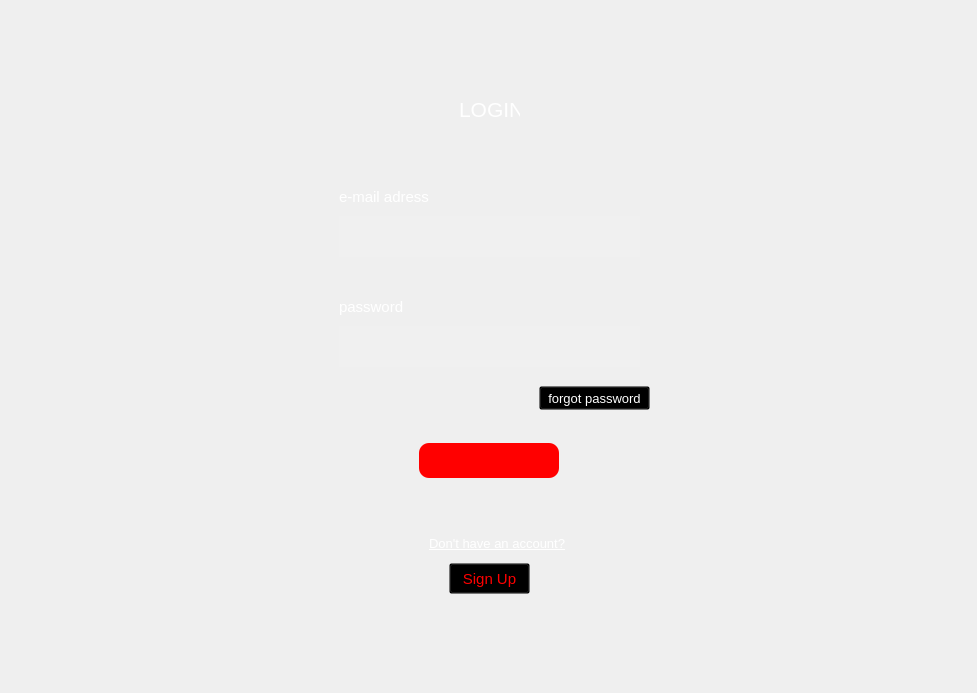
<?xml version="1.0" encoding="UTF-8"?>
<ui version="4.0">
 <class>MainWindow</class>
 <widget class="QMainWindow" name="MainWindow">
  <property name="geometry">
   <rect>
    <x>0</x>
    <y>0</y>
    <width>977</width>
    <height>693</height>
   </rect>
  </property>
  <property name="font">
   <font>
    <pointsize>10</pointsize>
   </font>
  </property>
  <property name="windowTitle">
   <string>MainWindow</string>
  </property>
  <property name="styleSheet">
   <string notr="true">#centralwidget{
	border-image: url(:/arkaplan/1.1.1.jpg);
}</string>
  </property>
  <widget class="QWidget" name="centralwidget">
   <widget class="QWidget" name="bottomMenu" native="true">
    <property name="geometry">
     <rect>
      <x>9</x>
      <y>443</y>
      <width>959</width>
      <height>241</height>
     </rect>
    </property>
    <widget class="QPushButton" name="loginBtn">
     <property name="geometry">
      <rect>
       <x>410</x>
       <y>0</y>
       <width>140</width>
       <height>35</height>
      </rect>
     </property>
     <property name="styleSheet">
      <string notr="true">	border-radius: 10px;
	background-color: rgb(255, 0, 0);</string>
     </property>
     <property name="text">
      <string/>
     </property>
     <property name="icon">
      <iconset resource="../Proje/assets/buttonicon.qrc">
       <normaloff>:/yeniÖnek/icons/icons8-dumbbell-64.png</normaloff>:/yeniÖnek/icons/icons8-dumbbell-64.png</iconset>
     </property>
     <property name="iconSize">
      <size>
       <width>40</width>
       <height>40</height>
      </size>
     </property>
    </widget>
    <widget class="QPushButton" name="signupBtn">
     <property name="geometry">
      <rect>
       <x>440</x>
       <y>120</y>
       <width>81</width>
       <height>31</height>
      </rect>
     </property>
     <property name="font">
      <font>
       <pointsize>11</pointsize>
      </font>
     </property>
     <property name="styleSheet">
      <string notr="true">color : red;
background : transparent;</string>
     </property>
     <property name="text">
      <string>Sign Up</string>
     </property>
    </widget>
    <widget class="QLabel" name="label_4">
     <property name="geometry">
      <rect>
       <x>420</x>
       <y>90</y>
       <width>141</width>
       <height>20</height>
      </rect>
     </property>
     <property name="font">
      <font>
       <pointsize>10</pointsize>
       <underline>true</underline>
      </font>
     </property>
     <property name="styleSheet">
      <string notr="true">color : white;</string>
     </property>
     <property name="text">
      <string>Don't have an account?</string>
     </property>
    </widget>
   </widget>
   <widget class="QWidget" name="midMenu" native="true">
    <property name="geometry">
     <rect>
      <x>9</x>
      <y>166</y>
      <width>959</width>
      <height>271</height>
     </rect>
    </property>
    <property name="styleSheet">
     <string notr="true">background: transparent;</string>
    </property>
    <widget class="QLabel" name="label_2">
     <property name="geometry">
      <rect>
       <x>330</x>
       <y>20</y>
       <width>91</width>
       <height>21</height>
      </rect>
     </property>
     <property name="font">
      <font>
       <pointsize>11</pointsize>
      </font>
     </property>
     <property name="styleSheet">
      <string notr="true">color : white;</string>
     </property>
     <property name="text">
      <string>e-mail adress</string>
     </property>
    </widget>
    <widget class="QLabel" name="label_3">
     <property name="geometry">
      <rect>
       <x>330</x>
       <y>130</y>
       <width>71</width>
       <height>21</height>
      </rect>
     </property>
     <property name="font">
      <font>
       <pointsize>11</pointsize>
      </font>
     </property>
     <property name="styleSheet">
      <string notr="true">color : white;</string>
     </property>
     <property name="text">
      <string>password</string>
     </property>
    </widget>
    <widget class="QLineEdit" name="lineEdit">
     <property name="geometry">
      <rect>
       <x>330</x>
       <y>50</y>
       <width>301</width>
       <height>41</height>
      </rect>
     </property>
     <property name="font">
      <font>
       <pointsize>10</pointsize>
      </font>
     </property>
     <property name="styleSheet">
      <string notr="true">color: white;
background-color: rgba(255, 255, 255, 10);
border: none;
</string>
     </property>
    </widget>
    <widget class="QLineEdit" name="lineEdit_2">
     <property name="geometry">
      <rect>
       <x>330</x>
       <y>160</y>
       <width>301</width>
       <height>41</height>
      </rect>
     </property>
     <property name="font">
      <font>
       <pointsize>10</pointsize>
      </font>
     </property>
     <property name="styleSheet">
      <string notr="true">color: white;
background-color: rgba(255, 255, 255, 10);
border: none;</string>
     </property>
     <property name="echoMode">
      <enum>QLineEdit::Password</enum>
     </property>
    </widget>
    <widget class="QPushButton" name="pushButton">
     <property name="geometry">
      <rect>
       <x>530</x>
       <y>220</y>
       <width>111</width>
       <height>24</height>
      </rect>
     </property>
     <property name="styleSheet">
      <string notr="true">color : white;
background : transparent; </string>
     </property>
     <property name="text">
      <string>forgot password</string>
     </property>
    </widget>
   </widget>
   <widget class="QWidget" name="topMenu" native="true">
    <property name="geometry">
     <rect>
      <x>9</x>
      <y>9</y>
      <width>959</width>
      <height>151</height>
     </rect>
    </property>
    <widget class="QLabel" name="label">
     <property name="geometry">
      <rect>
       <x>450</x>
       <y>90</y>
       <width>61</width>
       <height>20</height>
      </rect>
     </property>
     <property name="font">
      <font>
       <pointsize>16</pointsize>
      </font>
     </property>
     <property name="styleSheet">
      <string notr="true">color : white;</string>
     </property>
     <property name="text">
      <string>LOGIN</string>
     </property>
    </widget>
   </widget>
  </widget>
 </widget>
 <resources>
  <include location="../Proje/assets/arkaplan.qrc"/>
  <include location="../Proje/resources.qrc"/>
  <include location="../Proje/assets/buttonicon.qrc"/>
 </resources>
 <connections/>
</ui>
